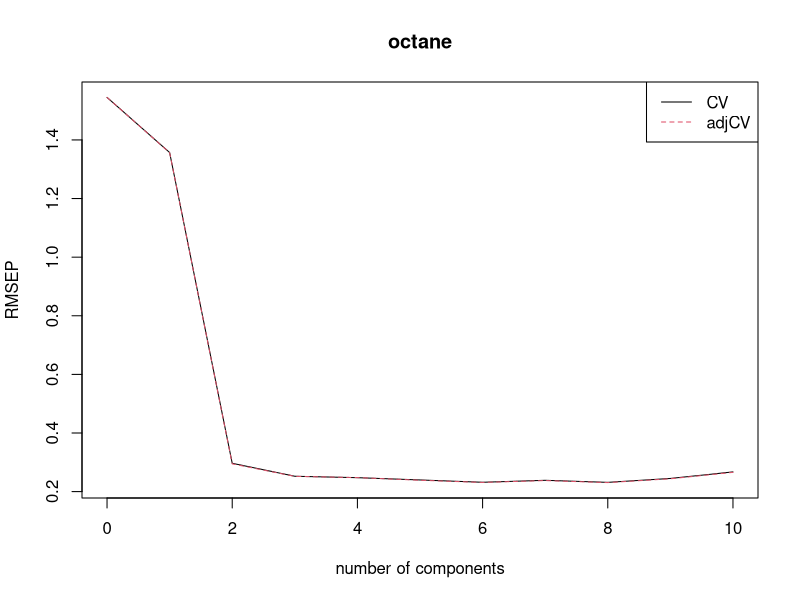
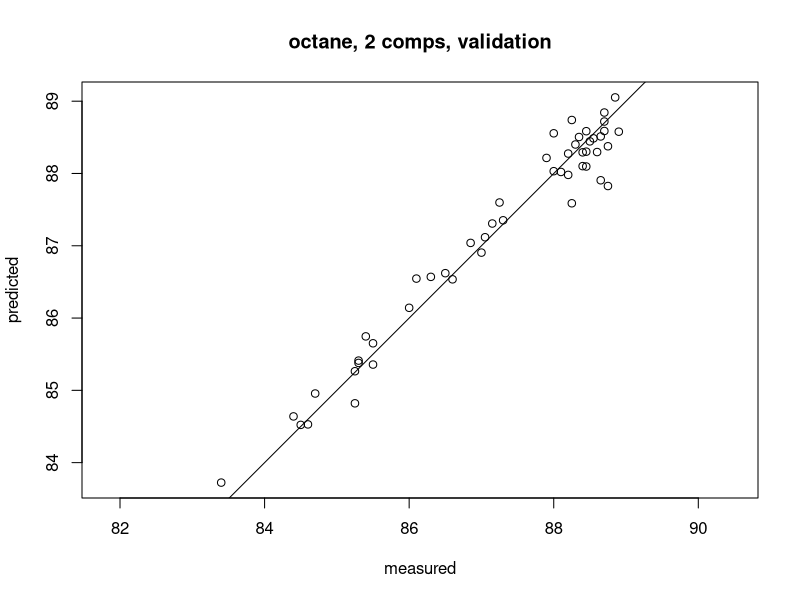
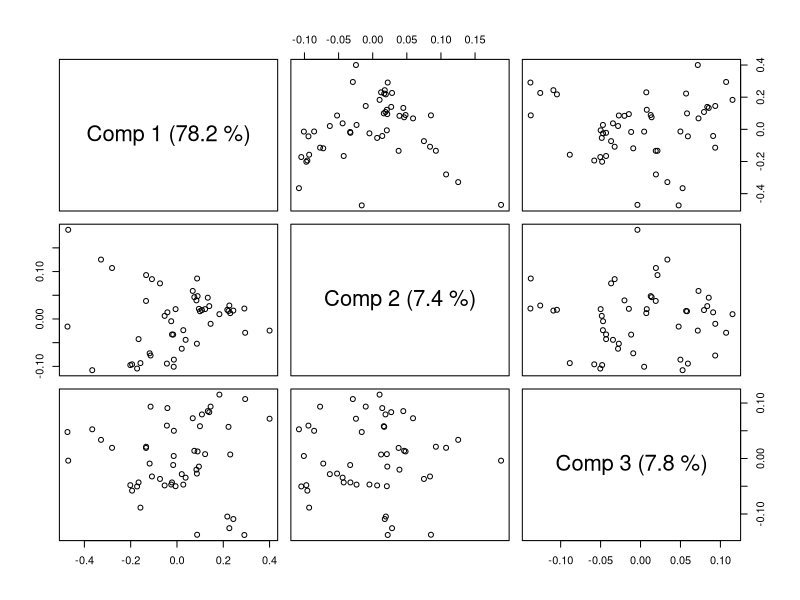
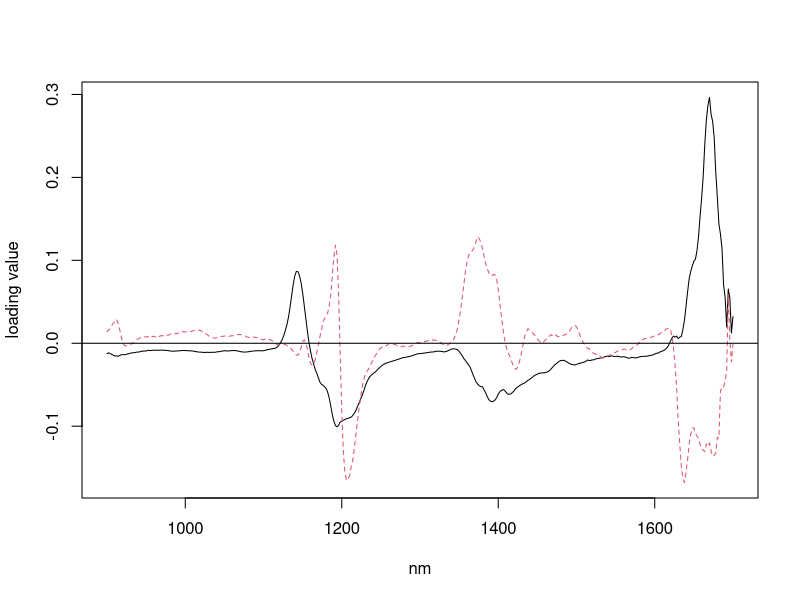

Write the R code that produced these figures, in order.
#load packages 
library(pls)
library(tidyverse)

#load example data sets
#1: Yarn
#2: Olive Oil
#3: Gasoline 

data("yarn")
data("oliveoil")
data("gasoline")

#Examing gasoline data set
str(gasoline)
glimpse(gasoline)
View(gasoline)

#Dividing gasoline data into training and testing sets
gasTrain <- gasoline[1:50,]
gasTest <- gasoline[51:60,]

#Examining training and testing data set 
str(gasTest)
glimpse(gasTest)
View(gasTest)

str(gasTrain)
glimpse(gasTrain)
View(gasTrain)

#Fitting a PLSR model 
gas1 <- plsr(octane~NIR, ncomp = 10, data=gasTrain, validation = "LOO")

summary(gas1)

##Validation Results are Root Mean Squared Error of Prediction (RMSEP) 

##There are two cross-validation estimates: CV is ordinary CV estimate and adjCV is bias-corrected CV estimate

#Plotting RMSEPs 
plot(RMSEP(gas1), legendpos = 'topright')

##This plot estimated RMSEPs as functions of the number of components. Two components seem to be enough. So we've determined the number of components. 

#Inspecting different aspects of the fit (prediction plot, other plots) 

#Prediction plot 
plot(gas1, ncomp = 2, asp = 1, line = TRUE)

##This figure shows the cross-validated predictions with two components versus measured values. There is no curvature. 

#Scores plot 
plot(gas1, plottype = "scores", comps = 1:3)

##This gives pairwise plot of the score values for the three first components. Score plots are used to look for patterns, groups, or outliers. In this example, there is no indication of grouping or outliers. The numbers in parentheses are relative amount of X variance explained by each component 

#Explained variance 
explvar(gas1)

#Loading plot 
plot(gas1, "loadings", comps = 1:2, legenpos = 'topleft', labels = "numbers", xlab = "nm") 

abline(h=0)

##This plot is used for interpretation purposes, like looking for known spectral peaks or profiles

#Predicting Response values of new observations 
prediction <- predict(gas1, ncomp = 2, newdata = gasTest)

print(prediction)

#Calculate test set RMSEP 
RMSEP(gas1, newdata= gasTest)

##For two components we get 0.244 which is quite close to the cross-validated estimate above (0.297) 
